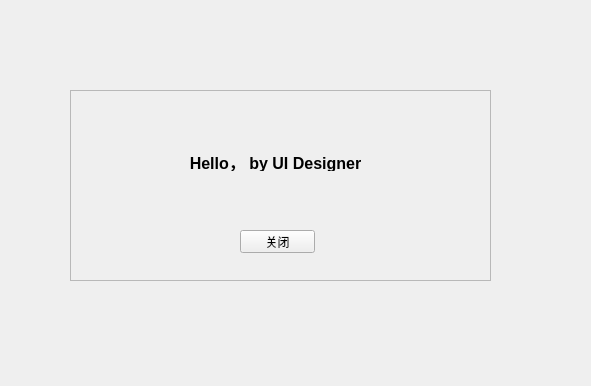
<?xml version="1.0" encoding="UTF-8"?>
<ui version="4.0">
 <class>FormHello</class>
 <widget class="QWidget" name="FormHello">
  <property name="geometry">
   <rect>
    <x>0</x>
    <y>0</y>
    <width>591</width>
    <height>386</height>
   </rect>
  </property>
  <property name="windowTitle">
   <string>Demo2_2</string>
  </property>
  <widget class="QFrame" name="frame">
   <property name="geometry">
    <rect>
     <x>70</x>
     <y>90</y>
     <width>421</width>
     <height>191</height>
    </rect>
   </property>
   <property name="frameShape">
    <enum>QFrame::StyledPanel</enum>
   </property>
   <property name="frameShadow">
    <enum>QFrame::Raised</enum>
   </property>
   <widget class="QLabel" name="LabHello">
    <property name="geometry">
     <rect>
      <x>110</x>
      <y>60</y>
      <width>191</width>
      <height>21</height>
     </rect>
    </property>
    <property name="text">
     <string>&lt;html&gt;&lt;head/&gt;&lt;body&gt;&lt;p&gt;&lt;span style=&quot; font-size:12pt; font-weight:700;&quot;&gt;Hello， by UI Designer&lt;/span&gt;&lt;/p&gt;&lt;/body&gt;&lt;/html&gt;</string>
    </property>
    <property name="alignment">
     <set>Qt::AlignCenter</set>
    </property>
   </widget>
   <widget class="QPushButton" name="btnClose">
    <property name="geometry">
     <rect>
      <x>170</x>
      <y>140</y>
      <width>75</width>
      <height>23</height>
     </rect>
    </property>
    <property name="text">
     <string>关闭</string>
    </property>
   </widget>
  </widget>
 </widget>
 <resources/>
 <connections/>
</ui>
